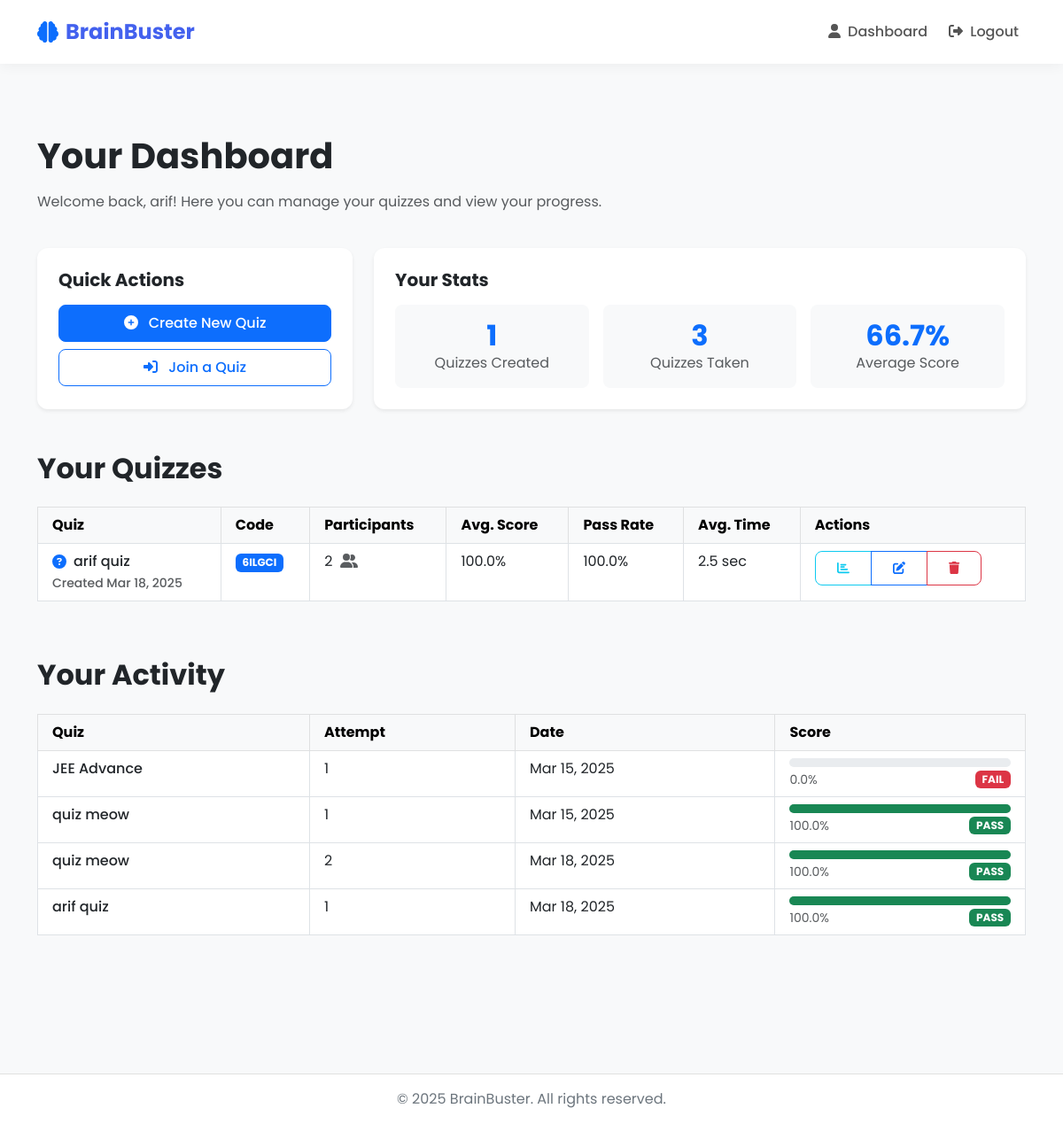
The app's page /quizzes/ (signed in) with its own data.
### quizzes/models.py (models this page shows, shortened)
class Quiz(models.Model):
    title = models.CharField(max_length=255)
    description = models.TextField(blank=True, null=True)
    icon = models.CharField(max_length=50, default="question-circle")
    code = models.CharField(max_length=10, unique=True, default=generate_unique_code)
    created_by = models.ForeignKey(User, on_delete=models.CASCADE, related_name='quizzes')
    created_at = models.DateTimeField(auto_now=True)
    time_limit_per_question = models.IntegerField(help_text="Time limit in seconds", default=30)
    minimum_score_percentage = models.IntegerField(help_text="Minimum score required to pass (%)", default=60)

class Participation(models.Model):
    user = models.ForeignKey(User, on_delete=models.CASCADE, related_name='participations')
    quiz = models.ForeignKey(Quiz, on_delete=models.CASCADE, related_name='participations')
    score = models.FloatField(default=0.0)
    submitted_at = models.DateTimeField(auto_now=True)
    total_time_taken = models.IntegerField(default=0, help_text="Total time taken for the quiz in seconds")
    attempt_number = models.IntegerField(default=1, help_text="The attempt number for this user on this quiz")

### quizzes/views.py (the view)
# urls.py: path('', views.dashboard, name='quiz_dashboard'),
@login_required
def dashboard(request):
    created_quizzes = Quiz.objects.filter(created_by=request.user)
    all_participated_quizzes = request.user.participations.all().select_related('quiz')
    unique_quizzes = {}
    for participation in all_participated_quizzes:
        quiz_id = participation.quiz.id
        if quiz_id not in unique_quizzes:
            unique_quizzes[quiz_id] = participation
    participated_quizzes = list(unique_quizzes.values())
    total_score = sum(p.score for p in participated_quizzes if p.score is not None)
    total_quizzes = len(participated_quizzes)
    average_score = round(total_score / total_quizzes, 1) if total_quizzes > 0 else 0
    for quiz in created_quizzes:
        all_participations = list(quiz.participations.all().select_related('user').order_by('user__id', '-submitted_at'))
        unique_users = {}
        for participation in all_participations:
            user_id = participation.user.id
            if user_id not in unique_users:
                unique_users[user_id] = participation
        participations = list(unique_users.values())
        quiz.total_participants = len(participations)
        if quiz.total_participants > 0:
            quiz.avg_score = round(sum(p.score for p in participations) / quiz.total_participants, 1)
            passing_participants = sum(1 for p in participations if p.score >= quiz.minimum_score_percentage)
            quiz.pass_rate = round((passing_participants / quiz.total_participants) * 100, 1)
            total_time = sum(p.total_time_taken for p in participations if p.total_time_taken is not None)
            quiz.avg_time = round(total_time / quiz.total_participants, 1)
        else:
            quiz.avg_score = 0
            quiz.pass_rate = 0
            quiz.avg_time = 0
    return render(request, 'quizzes/dashboard.html', {
        'created_quizzes': created_quizzes,
        'participated_quizzes': participated_quizzes,
        'average_score': average_score,
        'total_quizzes': total_quizzes,
    })

### templates/quizzes/dashboard.html (shortened to what this page needs)
{% extends 'base.html' %}
{% block content %}
<div class="container py-5">
    <div class="row mb-4">
        <div class="col-12">
            <h1 class="fw-bold mb-3">Your Dashboard</h1>
            <p class="text-muted">Welcome back, {{ user.username }}! Here you can manage your quizzes and view your progress.</p>
        </div>
    </div>
    <div class="row g-4">
        <div class="col-md-4">
            <div class="card h-100 shadow-sm border-0">
                <div class="card-body p-4">
                    <h5 class="card-title fw-bold mb-3">Quick Actions</h5>
                    <div class="d-grid gap-2">
                        <a href="{% url 'create_quiz' %}" class="btn btn-primary">
                            <i class="fas fa-plus-circle me-2"></i> Create New Quiz
                        </a>
                        <a href="{% url 'join_quiz' %}" class="btn btn-outline-primary">
                            <i class="fas fa-sign-in-alt me-2"></i> Join a Quiz
                        </a>
                    </div>
                </div>
            </div>
        </div>
        <div class="col-md-8">
            <div class="card h-100 shadow-sm border-0">
                <div class="card-body p-4">
                    <h5 class="card-title fw-bold mb-3">Your Stats</h5>
                    <div class="row g-3 text-center">
                        <div class="col-4">
                            <div class="p-3 bg-light rounded-3">
                                <h2 class="text-primary fw-bold mb-0">{{ created_quizzes.count }}</h2>
                                <p class="text-muted mb-0">Quizzes Created</p>
                            </div>
                        </div>
                        <div class="col-4">
                            <div class="p-3 bg-light rounded-3">
                                <h2 class="text-primary fw-bold mb-0">{{ total_quizzes }}</h2>
                                <p class="text-muted mb-0">Quizzes Taken</p>
                            </div>
                        </div>
                        <div class="col-4">
                            <div class="p-3 bg-light rounded-3">
                                <h2 class="text-primary fw-bold mb-0">{{ average_score|floatformat:1 }}%</h2>
                                <p class="text-muted mb-0">Average Score</p>
                            </div>
                        </div>
                    </div>
                </div>
            </div>
        </div>
    </div>
    <div class="row mt-5">
        <div class="col-12">
            <h2 class="fw-bold mb-4">Your Quizzes</h2>
            {% if created_quizzes %}
                <div class="table-responsive">
                    <table class="table table-hover table-bordered">
                        <thead class="table-light">
                            <tr>
                                <th class="border-bottom px-3 py-2">Quiz</th>
                                <th class="border-bottom px-3 py-2">Code</th>
                                <th class="border-bottom px-3 py-2">Participants</th>
                                <th class="border-bottom px-3 py-2">Avg. Score</th>
                                <th class="border-bottom px-3 py-2">Pass Rate</th>
                                <th class="border-bottom px-3 py-2">Avg. Time</th>
                                <th class="border-bottom px-3 py-2">Actions</th>
                            </tr>
                        </thead>
                        <tbody>
                            {% for quiz in created_quizzes %}
                            <tr>
                                <td class="fw-medium border-bottom px-3 py-2">
                                    <div class="d-flex align-items-center">
                                        <i class="fas fa-{{ quiz.icon|default:'question-circle' }} text-primary me-2"></i>
                                        {{ quiz.title }}
                                    </div>
                                    <small class="text-muted">Created {{ quiz.created_at|date:"M d, Y" }}</small>
                                </td>
                                <td class="border-bottom px-3 py-2"><span class="badge bg-primary">{{ quiz.code }}</span></td>
                                <td class="border-bottom px-3 py-2">
                                    {{ quiz.total_participants }}
                                    <i class="fas fa-user-friends ms-1 text-muted"></i>
                                </td>
                                <td class="border-bottom px-3 py-2">
                                    {% if quiz.total_participants > 0 %}
                                        {{ quiz.avg_score|floatformat:1 }}%
                                    {% else %}
                                        <span class="text-muted">No data</span>
                                    {% endif %}
                                </td>
                                <td class="border-bottom px-3 py-2">
                                    {% if quiz.total_participants > 0 %}
                                        {{ quiz.pass_rate|floatformat:1 }}%
                                    {% else %}
                                        <span class="text-muted">No data</span>
                                    {% endif %}
                                </td>
                                <td class="border-bottom px-3 py-2">
                                    {% if quiz.avg_time > 0 %}
                                        {{ quiz.avg_time|floatformat:1 }} sec
                                    {% else %}
                                        <span class="text-muted">No data</span>
                                    {% endif %}
                                </td>
                                <td class="border-bottom px-3 py-2">
                                    <div class="btn-group">
                                        <a href="{% url 'quiz_stats' quiz.id %}" class="btn btn-sm btn-outline-info">
                                            <i class="fas fa-chart-bar"></i>
                                        </a>
                                        <a href="{% url 'edit_quiz' quiz.id %}" class="btn btn-sm btn-outline-primary">
                                            <i class="fas fa-edit"></i>
                                        </a>
                                        <button type="button" class="btn btn-sm btn-outline-danger delete-quiz-btn"
                                                data-bs-toggle="modal" data-bs-target="#deleteQuizModal"
                                                data-quiz-id="{{ quiz.id }}" data-quiz-title="{{ quiz.title }}">
                                            <i class="fas fa-trash"></i>
                                        </button>
                                    </div>
                                </td>
                            </tr>
                            {% endfor %}
                        </tbody>
                    </table>
                </div>
            {% endif %}
        </div>
    </div>
    <div class="row mt-5">
        <div class="col-12">
            <h2 class="fw-bold mb-4">Your Activity</h2>
            {% if user.participations.all %}
                <div class="table-responsive">
                    <table class="table table-hover table-bordered">
                        <thead class="table-light">
                            <tr>
                                <th class="px-3 py-2">Quiz</th>
                                <th class="px-3 py-2">Attempt</th>
                                <th class="px-3 py-2">Date</th>
                                <th class="px-3 py-2">Score</th>
                            </tr>
                        </thead>
                        <tbody>
                            {% for participation in user.participations.all %}
                            <tr>
                                <td class="fw-medium px-3 py-2">{{ participation.quiz.title }}</td>
                                <td class="px-3 py-2">{{ participation.attempt_number }}</td>
                                <td class="px-3 py-2">{{ participation.submitted_at|date:"M d, Y" }}</td>
                                <td class="px-3 py-2">
                                    <div class="progress" style="height: 10px;">
                                        <div class="progress-bar {% if participation.score >= participation.quiz.minimum_score_percentage %}bg-success{% else %}bg-danger{% endif %}"
                                            role="progressbar" style="width: {{ participation.score|floatformat:0 }}%;"
                                            aria-valuenow="{{ participation.score|floatformat:0 }}" aria-valuemin="0" aria-valuemax="100">
                                        </div>
                                    </div>
                                    <div class="d-flex justify-content-between align-items-center mt-1">
                                        <small class="text-muted">{{ participation.score|floatformat:1 }}%</small>
                                        <span class="badge {% if participation.score >= participation.quiz.minimum_score_percentage %}bg-success{% else %}bg-danger{% endif %}">
                                            {% if participation.score >= participation.quiz.minimum_score_percentage %}PASS{% else %}FAIL{% endif %}
                                        </span>
                                    </div>
                                </td>
                            </tr>
                            {% endfor %}
                        </tbody>
                    </table>
                </div>
            {% endif %}
        </div>
    </div>
</div>
{% endblock %}

### static/css/style.css (style rules this page uses)
:root { --primary: #4361ee; --secondary: #3f37c9; --accent: #4cc9f0; --light: #f8f9fa; --dark: #212529; --success: #4ade80; --warning: #fbbf24; --danger: #f87171; --info: #60a5fa; }
body { font-family: 'Poppins', sans-serif; background-color: #f8f9fa; color: var(--dark); min-height: 100vh; display: flex; flex-direction: column; }
.card { border-radius: 12px; border: none; box-shadow: 0 5px 15px rgba(0, 0, 0, 0.05); transition: transform 0.3s ease, box-shadow 0.3s ease; }
.btn { border-radius: 8px; padding: 0.5rem 1.5rem; font-weight: 500; transition: all 0.3s ease; }

### templates/base.html (style rules this page uses)
.bg-success { background-color: #198754 !important; color: white; }
.bg-danger { background-color: #dc3545 !important; color: white; }

### records on screen
Quiz: title "arif quiz", created_at "Mar 18, 2025", code "6ILGCI", total_participants "2", avg_score "100.0", pass_rate "100.0", avg_time "2.5"
Participation: quiz "JEE Advance", attempt_number "1", submitted_at "Mar 15, 2025", score "0.0", shows "FAIL"
Participation: quiz "quiz meow", attempt_number "1", submitted_at "Mar 15, 2025", score "100.0", shows "PASS"
Participation: quiz "quiz meow", attempt_number "2", submitted_at "Mar 18, 2025", score "100.0", shows "PASS"
Participation: quiz "arif quiz", attempt_number "1", submitted_at "Mar 18, 2025", score "100.0", shows "PASS"

### other values on screen
{{ user.username }} "arif"
{{ created_quizzes.count }} "1"
{{ total_quizzes }} "3"
{{ average_score|floatformat:1 }} "66.7"
